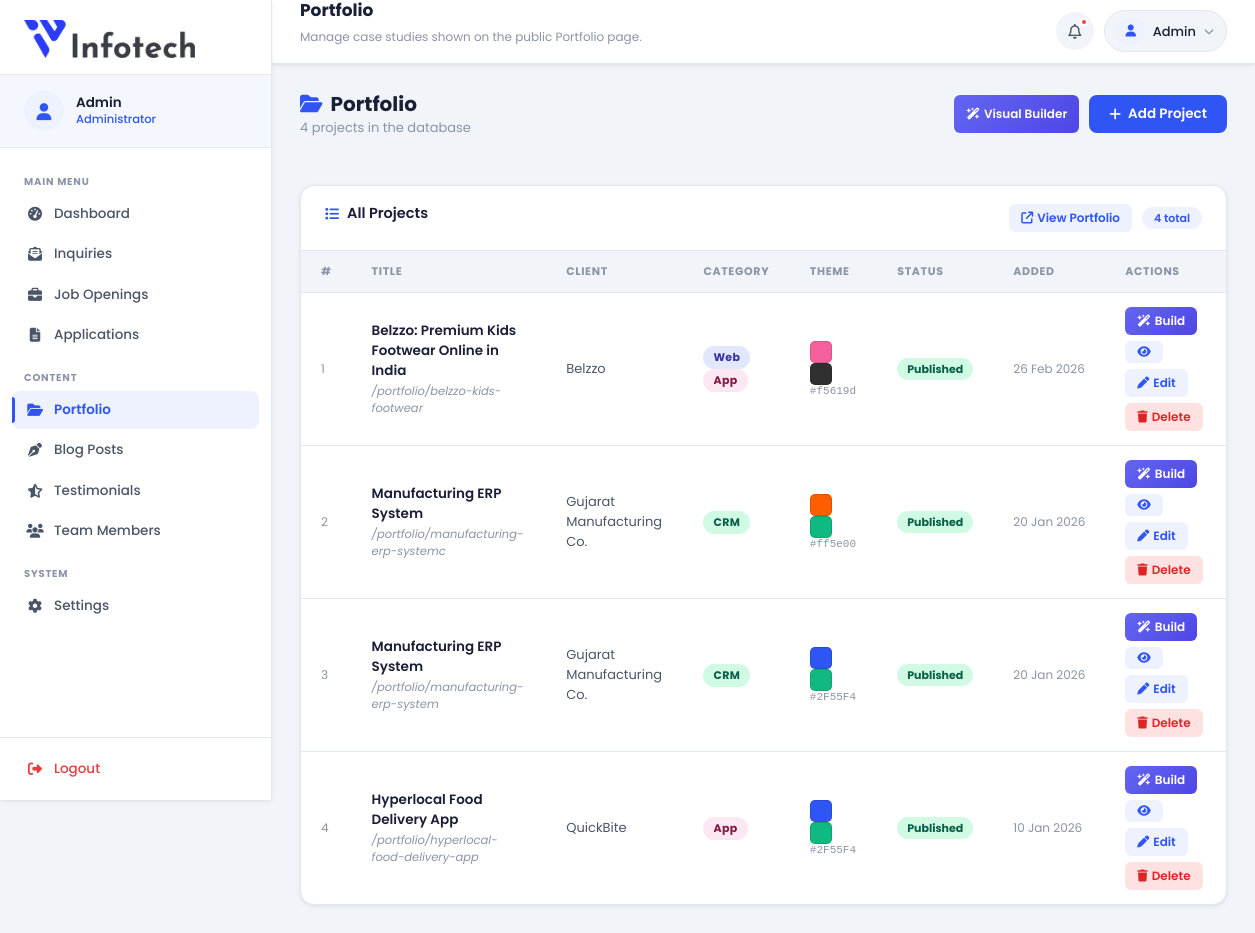
Page /admin/portfolio (signed in) on the committed database.
### app.py (models this page shows, shortened)
class AdminUser(UserMixin, db.Model):
    __tablename__ = 'admin_users'
    id = db.Column(db.Integer, primary_key=True)
    username = db.Column(db.String(80), unique=True, nullable=False)
    password_hash = db.Column(db.String(256), nullable=False)

class Portfolio(db.Model):
    __tablename__ = 'portfolios'
    id              = db.Column(db.Integer, primary_key=True)
    title           = db.Column(db.String(255), nullable=False)
    slug            = db.Column(db.String(255), unique=True, nullable=False, index=True)
    category        = db.Column(db.String(60), nullable=False, default='Web')   # Web / CRM / App / AI
    client_name     = db.Column(db.String(120), nullable=True)
    theme_color     = db.Column(db.String(20), nullable=False, default='#2F55F4')  # kept for backward compat
    primary_color   = db.Column(db.String(20), nullable=False, server_default='#2F55F4')
    secondary_color = db.Column(db.String(20), nullable=False, server_default='#10B981')
    bg_color        = db.Column(db.String(20), nullable=False, server_default='#0f1117')
    is_published    = db.Column(db.Boolean, default=False, nullable=False)
    hero_outcome    = db.Column(db.String(255), nullable=True)   # "+40% discovery & -32% checkout drop-off"
    hero_description= db.Column(db.Text, nullable=True)
    hero_image_web  = db.Column(db.String(512), nullable=True)   # desktop mockup image URL
    hero_image_app  = db.Column(db.String(512), nullable=True)   # phone mockup image URL
    kpi_1_value     = db.Column(db.String(40), nullable=True)
    kpi_1_label     = db.Column(db.String(80), nullable=True)
    kpi_2_value     = db.Column(db.String(40), nullable=True)
    kpi_2_label     = db.Column(db.String(80), nullable=True)
    kpi_3_value     = db.Column(db.String(40), nullable=True)
    kpi_3_label     = db.Column(db.String(80), nullable=True)
    industry        = db.Column(db.String(120), nullable=True)
    market          = db.Column(db.String(120), nullable=True)
    goal            = db.Column(db.String(255), nullable=True)
    client_story_p1 = db.Column(db.Text, nullable=True)
    client_story_p2 = db.Column(db.Text, nullable=True)
    challenges      = db.Column(db.Text, nullable=True)  # JSON: [{tag,severity,title,desc,impact}]
    solution_steps  = db.Column(db.Text, nullable=True)  # JSON: [{tag,title,points:[]}]
    services        = db.Column(db.Text, nullable=True)  # JSON: [{num,icon_svg,title,desc,deliverables:[]}]
    results         = db.Column(db.Text, nullable=True)  # JSON: {cards:[{metric,label,insight}], rows:[{metric,before,after}]}
    features        = db.Column(db.Text, nullable=True)  # JSON: [{icon,title,desc,benefit}]
    testimonials    = db.Column(db.Text, nullable=True)  # JSON: [{quote,client_name,client_role,rating}]
    gallery         = db.Column(db.Text, nullable=True)  # JSON: [{type:"web"|"app",url,label,alt}]
    created_at      = db.Column(db.DateTime, default=datetime.utcnow)
    def get_categories(self):
        return [c.strip() for c in (self.category or 'Web').split(',') if c.strip()]

### app.py (the view)
@app.route('/admin/portfolio')
@login_required
def admin_portfolio():
    portfolios = Portfolio.query.order_by(Portfolio.created_at.desc()).all()
    return render_template('admin/portfolio.html', portfolios=portfolios)

### app.py (called while the page is built)
def get_site_settings():
    rows = SiteSettings.query.all()
    result = dict(_SETTINGS_DEFAULTS)
    for row in rows:
        result[row.key] = row.value or ''
    return result

@app.context_processor
def inject_site_settings():
    try:
        return {'site': get_site_settings()}
    except Exception:
        return {'site': dict(_SETTINGS_DEFAULTS)}

@login_manager.user_loader
def load_user(user_id):
    return db.session.get(AdminUser, int(user_id))

@app.context_processor
def inject_globals():
    return {'now': datetime.utcnow()}

### templates/admin/portfolio.html (shortened to what this page needs)
{% extends 'admin/base.html' %}
{% block topbar_title %}Portfolio{% endblock %}
{% block topbar_sub %}Manage case studies shown on the public Portfolio page.{% endblock %}
{% block content %}
    <div class="page-header-bar">
        <div>
            <h1><i class="fa-solid fa-folder-open" style="color:var(--primary-blue);margin-right:8px;"></i>Portfolio</h1>
            <p>{{ portfolios | length }} project{{ 's' if portfolios | length != 1 }} in the database</p>
        </div>
        <div style="display:flex;gap:10px;">
            <a href="{{ url_for('admin_portfolio_build') }}" class="btn-build">
                <i class="fa-solid fa-wand-magic-sparkles"></i> Visual Builder
            </a>
            <a href="{{ url_for('admin_portfolio_add') }}" class="btn-add">
                <i class="fa-solid fa-plus"></i> Add Project
            </a>
        </div>
    </div>
    <div class="panel">
        <div class="panel__header">
            <h2 class="panel__title"><i class="fa-solid fa-list"></i> All Projects</h2>
            <div style="display:flex;gap:10px;align-items:center;">
                <a href="{{ url_for('portfolio') }}" target="_blank" class="btn-edit">
                    <i class="fa-solid fa-arrow-up-right-from-square"></i> View Portfolio
                </a>
                <span class="panel__badge">{{ portfolios | length }} total</span>
            </div>
        </div>
        <div class="table-wrap">
            {% if portfolios %}
            <table class="data-table">
                <thead>
                    <tr>
                        <th>#</th>
                        <th>Title</th>
                        <th>Client</th>
                        <th>Category</th>
                        <th>Theme</th>
                        <th>Status</th>
                        <th>Added</th>
                        <th>Actions</th>
                    </tr>
                </thead>
                <tbody>
                {% for p in portfolios %}
                <tr>
                    <td style="color:var(--text-muted);font-size:12px;">{{ loop.index }}</td>
                    <td>
                        <div style="font-weight:600;font-size:13.5px;color:var(--text-dark);">{{ p.title }}</div>
                        <div style="font-size:11.5px;color:var(--text-muted);margin-top:2px;font-style:italic;">/portfolio/{{ p.slug }}</div>
                    </td>
                    <td style="font-size:13px;color:var(--text-mid);">{{ p.client_name or '—' }}</td>
                    <td>
                        {% for cat in p.get_categories() %}
                        <span class="cat-badge cat-{{ 'web' if cat == 'Web' else 'crm' if cat == 'CRM' else 'app' if cat == 'App' else 'ai' }}" style="margin-right:3px;">
                            {{ cat }}
                        </span>
                        {% endfor %}
                    </td>
                    <td>
                        <span class="color-swatch" style="background:{{ p.primary_color or p.theme_color }};"></span>
                        <span class="color-swatch" style="background:{{ p.secondary_color or '#10B981' }};"></span>
                        <span style="font-size:11px;color:var(--text-muted);font-family:monospace;">{{ p.primary_color or p.theme_color }}</span>
                    </td>
                    <td>
                        {% if p.is_published %}
                            <span style="background:#d1fae5;color:#065f46;font-size:11px;font-weight:700;padding:3px 10px;border-radius:20px;">Published</span>
                        {% else %}
                            <span style="background:#f3f4f6;color:#6b7280;font-size:11px;font-weight:700;padding:3px 10px;border-radius:20px;">Draft</span>
                        {% endif %}
                    </td>
                    <td style="font-size:12px;color:var(--text-muted);white-space:nowrap;">{{ p.created_at.strftime('%d %b %Y') }}</td>
                    <td>
                        <div style="display:flex;gap:6px;align-items:center;flex-wrap:wrap;">
                            <a href="{{ url_for('admin_portfolio_build', pid=p.id) }}" class="btn-build" title="Visual Builder">
                                <i class="fa-solid fa-wand-magic-sparkles"></i> Build
                            </a>
                            <a href="{{ url_for('portfolio_detail', slug=p.slug) }}" target="_blank" class="btn-edit" title="View live">
                                <i class="fa-solid fa-eye"></i>
                            </a>
                            <a href="{{ url_for('admin_portfolio_edit', pid=p.id) }}" class="btn-edit">
                                <i class="fa-solid fa-pen"></i> Edit
                            </a>
                            <button type="button" class="btn-delete"
                                    data-pid="{{ p.id }}" data-title="{{ p.title }}"
                                    onclick="confirmDelete(this)">
                                <i class="fa-solid fa-trash"></i> Delete
                            </button>
                        </div>
                    </td>
                </tr>
                {% endfor %}
                </tbody>
            </table>
            {% else %}
            <div class="empty-state">
                <i class="fa-solid fa-folder-open"></i>
                <p>No portfolio projects yet. <a href="{{ url_for('admin_portfolio_add') }}" style="color:var(--primary-blue);font-weight:600;">Add your first project →</a></p>
            </div>
            {% endif %}
        </div>
    </div>
{% endblock %}

### templates/admin/base.html (shortened to what this page needs)
﻿<!DOCTYPE html>
<html lang="en">
<head>
    <link rel="stylesheet" href="https://cdnjs.cloudflare.com/ajax/libs/font-awesome/6.5.1/css/all.min.css">
    <link href="https://cdn.jsdelivr.net/npm/bootstrap@5.3.3/dist/css/bootstrap.min.css" rel="stylesheet">
    <link rel="stylesheet" href="{{ url_for('static', filename='css/admin.css') }}">
</head>
<body class="admin-body">
    <aside class="sidebar" id="sidebar">
        <div class="sidebar__brand">
            <a href="/" target="_blank" class="sidebar__logo-link">
                <img src="{{ url_for('static', filename='images/logo.png') }}" alt="IV Infotech">
            </a>
        </div>
        <div class="sidebar__profile">
            <div class="sidebar__avatar">
                <i class="fa-solid fa-user"></i>
            </div>
            <div class="sidebar__profile-info">
                <span class="sidebar__profile-name">{{ current_user.username | capitalize }}</span>
                <span class="sidebar__profile-role">Administrator</span>
            </div>
        </div>
        <nav class="sidebar__nav">
            <span class="sidebar__section-label">Main Menu</span>
            <a href="{{ url_for('admin_dashboard') }}"
               class="sidebar__link {% if request.endpoint == 'admin_dashboard' %}sidebar__link--active{% endif %}">
                <i class="fa-solid fa-gauge-high"></i><span>Dashboard</span>
            </a>
            <a href="{{ url_for('admin_inquiries') }}"
               class="sidebar__link {% if request.endpoint == 'admin_inquiries' %}sidebar__link--active{% endif %}">
                <i class="fa-solid fa-envelope-open-text"></i><span>Inquiries</span>
            </a>
            <a href="{{ url_for('admin_jobs') }}"
               class="sidebar__link {% if request.endpoint == 'admin_jobs' %}sidebar__link--active{% endif %}">
                <i class="fa-solid fa-briefcase"></i><span>Job Openings</span>
            </a>
            <a href="{{ url_for('admin_applications') }}"
               class="sidebar__link {% if request.endpoint == 'admin_applications' %}sidebar__link--active{% endif %}">
                <i class="fa-solid fa-file-lines"></i><span>Applications</span>
            </a>
            <span class="sidebar__section-label">Content</span>
            <a href="{{ url_for('admin_portfolio') }}"
               class="sidebar__link {% if request.endpoint in ['admin_portfolio','admin_portfolio_add','admin_portfolio_edit','admin_portfolio_build'] %}sidebar__link--active{% endif %}">
                <i class="fa-solid fa-folder-open"></i><span>Portfolio</span>
            </a>
            <a href="{{ url_for('admin_blog') }}"
               class="sidebar__link {% if request.endpoint in ['admin_blog','admin_blog_add','admin_blog_edit'] %}sidebar__link--active{% endif %}">
                <i class="fa-solid fa-pen-nib"></i><span>Blog Posts</span>
            </a>
            <a href="{{ url_for('admin_testimonials') }}"
               class="sidebar__link {% if request.endpoint == 'admin_testimonials' %}sidebar__link--active{% endif %}">
                <i class="fa-solid fa-star-half-stroke"></i><span>Testimonials</span>
            </a>
            <a href="{{ url_for('admin_team') }}"
               class="sidebar__link {% if request.endpoint in ['admin_team','admin_team_add','admin_team_edit','admin_team_delete'] %}sidebar__link--active{% endif %}">
                <i class="fa-solid fa-users"></i><span>Team Members</span>
            </a>
            <span class="sidebar__section-label">System</span>
            <a href="{{ url_for('admin_settings') }}"
               class="sidebar__link {% if request.endpoint == 'admin_settings' %}sidebar__link--active{% endif %}">
                <i class="fa-solid fa-gear"></i><span>Settings</span>
            </a>
        </nav>
        <div class="sidebar__footer">
            <a href="{{ url_for('admin_logout') }}" class="sidebar__link sidebar__link--logout">
                <i class="fa-solid fa-right-from-bracket"></i><span>Logout</span>
            </a>
        </div>
    </aside>
    <div class="main-wrap">
        <header class="topbar">
            {% block topbar_greeting %}
            <div class="topbar__greeting">
                <h1 class="topbar__title">{% block topbar_title %}Admin Panel{% endblock %}</h1>
                <p class="topbar__sub">{% block topbar_sub %}{% endblock %}</p>
            </div>
            {% endblock %}
            <div class="topbar__actions">
                <button class="topbar__icon-btn" title="Notifications" aria-label="Notifications">
                    <i class="fa-regular fa-bell"></i>
                    <span class="topbar__notif-dot"></span>
                </button>
                <div class="topbar__profile-wrap">
                    <button class="topbar__profile-btn" id="profileDropBtn">
                        <div class="topbar__profile-avatar">
                            <i class="fa-solid fa-user"></i>
                        </div>
                        <span class="topbar__profile-name">{{ current_user.username | capitalize }}</span>
                        <i class="fa-solid fa-chevron-down"></i>
                    </button>
                </div>
            </div>
        </header>
        <main class="content">
            {% block content %}{% endblock %}
        </main>
    </div>
</body>
</html>

### templates/admin/portfolio.html (style rules this page uses)
.page-header-bar { display:flex; align-items:center; justify-content:space-between; flex-wrap:wrap; gap:12px; margin-bottom:24px; }
.page-header-bar h1 { font-size:20px; font-weight:700; color:var(--text-dark); margin:0; }
.page-header-bar p { font-size:13px; color:var(--text-muted); margin:2px 0 0; }
.btn-add { display:inline-flex; align-items:center; gap:7px; padding:9px 20px; background:var(--primary-blue); color:#fff; border-radius:var(--radius-sm); font-size:13.5px; font-weight:600; border:none; cursor:pointer; transition:background .2s; text-decoration:none; }
.btn-build { display:inline-flex; align-items:center; gap:4px; padding:5px 12px; background:linear-gradient(135deg,#6366f1,#4f46e5); color:#fff; border:none; border-radius:6px; font-size:12px; font-weight:600; cursor:pointer; transition:opacity .18s; text-decoration:none; }
.btn-edit { display:inline-flex; align-items:center; gap:4px; padding:5px 12px; background:var(--primary-light); color:var(--primary-blue); border:none; border-radius:6px; font-size:12px; font-weight:600; cursor:pointer; transition:background .18s; text-decoration:none; }
.btn-delete { display:inline-flex; align-items:center; gap:4px; padding:5px 12px; background:#fee2e2; color:#dc2626; border:none; border-radius:6px; font-size:12px; font-weight:600; cursor:pointer; transition:background .18s; }
.color-swatch { display:inline-block; width:22px; height:22px; border-radius:5px; border:1px solid rgba(0,0,0,.12); vertical-align:middle; margin-right:8px; }
.cat-badge { display:inline-block; padding:3px 10px; border-radius:20px; font-size:11px; font-weight:700; letter-spacing:.4px; }
.cat-web { background:#e0e7ff; color:#3730a3; }
.cat-crm { background:#d1fae5; color:#065f46; }
.cat-app { background:#fce7f3; color:#831843; }

### rows in the picture
AdminUser: username "Admin"
Portfolio: title "Belzzo: Premium Kids Footwear Online in India", slug "belzzo-kids-footwear", client_name "Belzzo", get_categories "Web" "App", primary_color "#f5619d", is_published "Published", created_at "26 Feb 2026"
Portfolio: title "Manufacturing ERP System", slug "manufacturing-erp-systemc", client_name "Gujarat Manufacturing Co.", category "CRM", primary_color "#ff5e00", is_published "Published", created_at "20 Jan 2026"
Portfolio: title "Manufacturing ERP System", slug "manufacturing-erp-system", client_name "Gujarat Manufacturing Co.", category "CRM", primary_color "#2F55F4", is_published "Published", created_at "20 Jan 2026"
Portfolio: title "Hyperlocal Food Delivery App", slug "hyperlocal-food-delivery-app", client_name "QuickBite", category "App", primary_color "#2F55F4", is_published "Published", created_at "10 Jan 2026"

### other values in the picture
{{ portfolios | length }} "4"
{{ 's' if portfolios | length != 1 }} "s"
